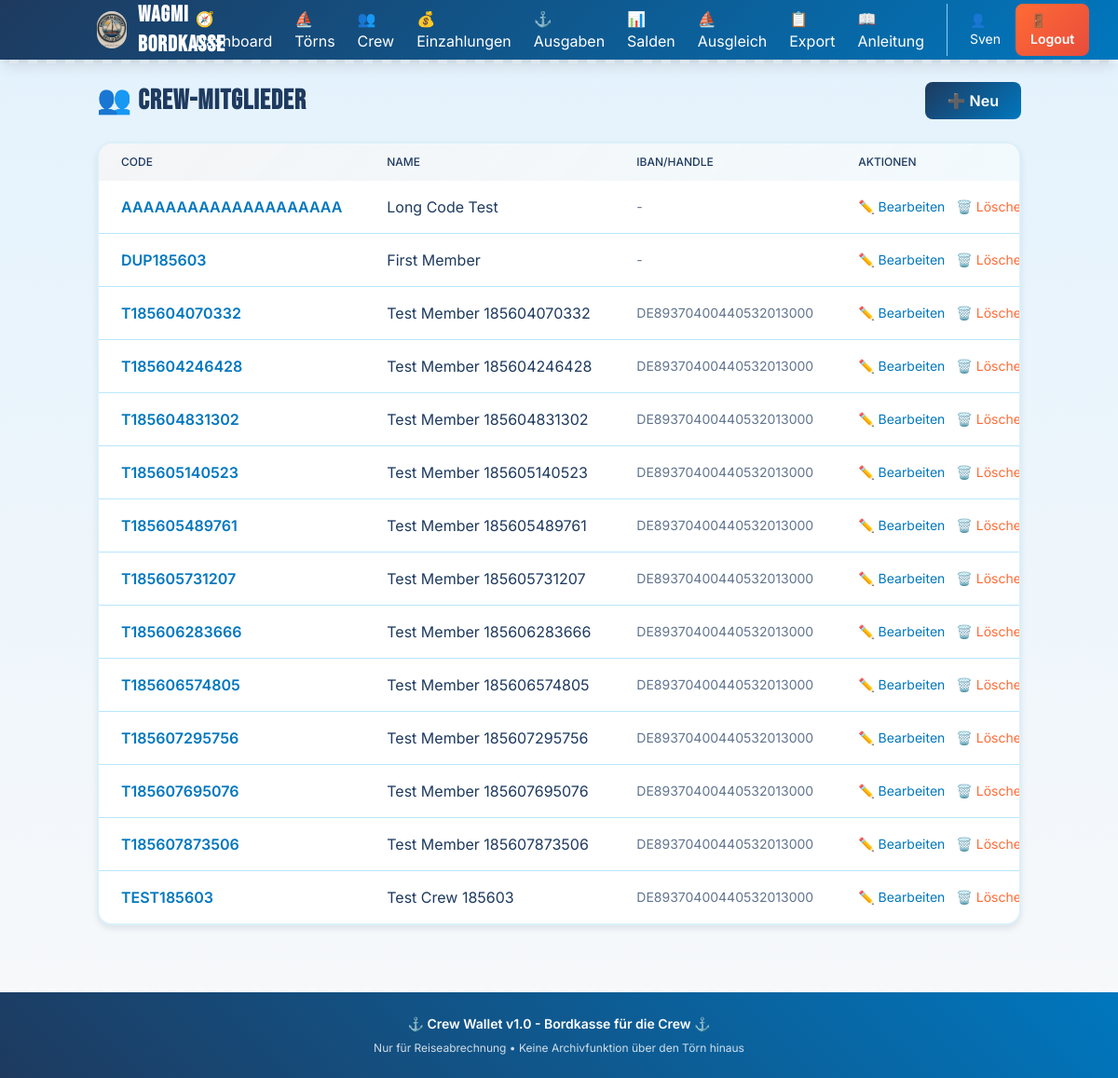
Page /crew (signed in) on the earlier database version.
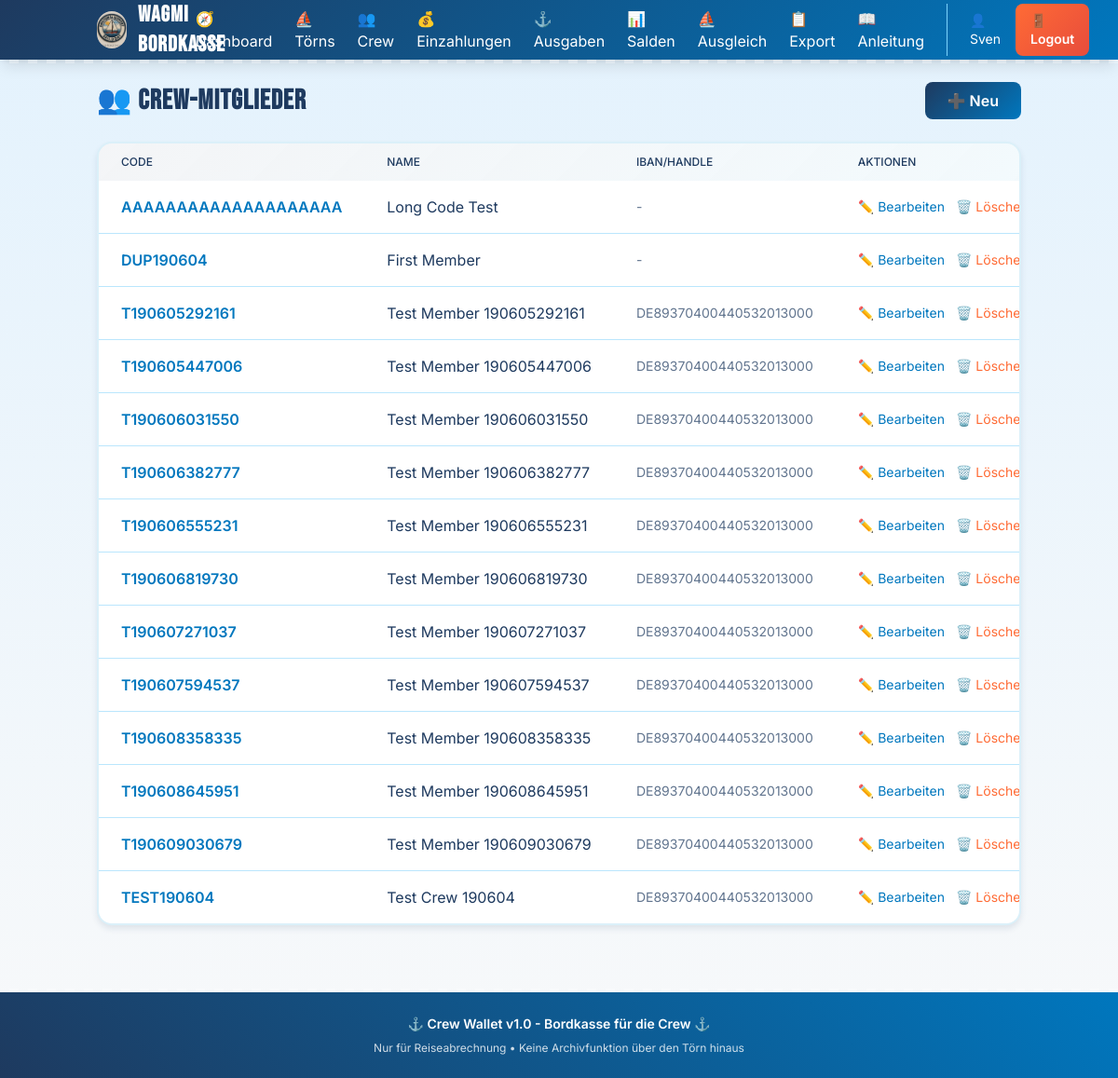
Same page on the later database version.
### models.py (models this page shows)
class CrewMember(Base):
    __tablename__ = "crew_members"
    __table_args__ = (
        UniqueConstraint('trip_id', 'code', name='uq_crew_trip_code'),
    )
    id = Column(Integer, primary_key=True, index=True)
    trip_id = Column(Integer, ForeignKey("trips.id"), nullable=False, index=True)
    code = Column(String(20), nullable=False, index=True)
    name = Column(String(100), nullable=False)
    iban_or_handle = Column(String(100), nullable=True)
    created_at = Column(DateTime, default=datetime.utcnow)
    trip = relationship("Trip", back_populates="crew_members")
    deposits = relationship("Deposit", back_populates="member", cascade="all, delete-orphan")
    paid_expenses = relationship("Expense", foreign_keys="Expense.payer_id", back_populates="payer")
    expense_participations = relationship("ExpenseParticipant", back_populates="member", cascade="all, delete-orphan")

### routers/crew.py (the view)
@router.get("", response_class=HTMLResponse)
async def list_crew(request: Request, db: Session = Depends(get_db)):
    active_trip = TripService.get_active_trip(db)
    if not active_trip:
        return RedirectResponse(url="/trips", status_code=303)
    crew_members = db.query(CrewMember).filter(CrewMember.trip_id == active_trip.id).order_by(CrewMember.code).all()
    return templates.TemplateResponse("crew_list.html", {
        "request": request,
        "crew_members": crew_members
    })

### templates/crew_list.html (shortened to what this page needs)
{% extends "layout.html" %}
{% block content %}
<div class="space-y-6">
    <div class="flex justify-between items-center">
        <h1 class="text-3xl font-bold maritime-header" style="color: var(--navy-deep);">👥 Crew-Mitglieder</h1>
        <a href="/crew/new" class="ocean-gradient text-white px-6 py-2 rounded-lg transition touch-action font-semibold">
            ➕ Neu
        </a>
    </div>
    <div class="bg-white porthole-card overflow-hidden">
        <div class="overflow-x-auto">
            <table class="min-w-full">
                <thead style="background: linear-gradient(135deg, rgba(30, 58, 95, 0.05) 0%, rgba(135, 206, 235, 0.1) 100%);">
                    <tr>
                        <th class="px-6 py-3 text-left text-xs font-medium uppercase" style="color: var(--navy-deep);">Code</th>
                        <th class="px-6 py-3 text-left text-xs font-medium uppercase" style="color: var(--navy-deep);">Name</th>
                        <th class="px-6 py-3 text-left text-xs font-medium uppercase" style="color: var(--navy-deep);">IBAN/Handle</th>
                        <th class="px-6 py-3 text-left text-xs font-medium uppercase" style="color: var(--navy-deep);">Aktionen</th>
                    </tr>
                </thead>
                <tbody class="divide-y divide-sky-200">
                    {% for member in crew_members %}
                    <tr>
                        <td class="px-6 py-4 whitespace-nowrap font-semibold" style="color: var(--ocean-blue);">{{ member.code }}</td>
                        <td class="px-6 py-4 whitespace-nowrap" style="color: var(--navy-deep);">{{ member.name }}</td>
                        <td class="px-6 py-4 whitespace-nowrap text-sm" style="color: var(--navy-deep); opacity: 0.7;">{{ member.iban_or_handle or '-' }}</td>
                        <td class="px-6 py-4 whitespace-nowrap text-sm space-x-2">
                            <a href="/crew/{{ member.id }}/edit" class="hover:underline touch-action" style="color: var(--ocean-blue);">✏️ Bearbeiten</a>
                            <form action="/crew/{{ member.id }}/delete" method="post" class="inline" onsubmit="return confirm('Wirklich löschen?')">
                                <button type="submit" class="hover:underline touch-action" style="color: var(--coral);">🗑️ Löschen</button>
                            </form>
                        </td>
                    </tr>
                    {% endfor %}
                </tbody>
            </table>
        </div>
    </div>
</div>
{% endblock %}

Differences in the rows shown:
removed CrewMember: code "DUP185603", name "First Member", iban_or_handle "-"
removed CrewMember: code "T185604070332", name "Test Member 185604070332", iban_or_handle "DE89370400440532013000"
removed CrewMember: code "T185604246428", name "Test Member 185604246428", iban_or_handle "DE89370400440532013000"
removed CrewMember: code "T185604831302", name "Test Member 185604831302", iban_or_handle "DE89370400440532013000"
removed CrewMember: code "T185605140523", name "Test Member 185605140523", iban_or_handle "DE89370400440532013000"
removed CrewMember: code "T185605489761", name "Test Member 185605489761", iban_or_handle "DE89370400440532013000"
removed CrewMember: code "T185605731207", name "Test Member 185605731207", iban_or_handle "DE89370400440532013000"
removed CrewMember: code "T185606283666", name "Test Member 185606283666", iban_or_handle "DE89370400440532013000"
removed CrewMember: code "T185606574805", name "Test Member 185606574805", iban_or_handle "DE89370400440532013000"
removed CrewMember: code "T185607295756", name "Test Member 185607295756", iban_or_handle "DE89370400440532013000"
removed CrewMember: code "T185607695076", name "Test Member 185607695076", iban_or_handle "DE89370400440532013000"
removed CrewMember: code "T185607873506", name "Test Member 185607873506", iban_or_handle "DE89370400440532013000"
removed CrewMember: code "TEST185603", name "Test Crew 185603", iban_or_handle "DE89370400440532013000"
now on this page (row edited): CrewMember: code "DUP190604", name "First Member", iban_or_handle "-"
now on this page (row edited): CrewMember: code "T190605292161", name "Test Member 190605292161", iban_or_handle "DE89370400440532013000"
now on this page (row edited): CrewMember: code "T190605447006", name "Test Member 190605447006", iban_or_handle "DE89370400440532013000"
now on this page (row edited): CrewMember: code "T190606031550", name "Test Member 190606031550", iban_or_handle "DE89370400440532013000"
now on this page (row edited): CrewMember: code "T190606382777", name "Test Member 190606382777", iban_or_handle "DE89370400440532013000"
now on this page (row edited): CrewMember: code "T190606555231", name "Test Member 190606555231", iban_or_handle "DE89370400440532013000"
now on this page (row edited): CrewMember: code "T190606819730", name "Test Member 190606819730", iban_or_handle "DE89370400440532013000"
now on this page (row edited): CrewMember: code "T190607271037", name "Test Member 190607271037", iban_or_handle "DE89370400440532013000"
now on this page (row edited): CrewMember: code "T190607594537", name "Test Member 190607594537", iban_or_handle "DE89370400440532013000"
now on this page (row edited): CrewMember: code "T190608358335", name "Test Member 190608358335", iban_or_handle "DE89370400440532013000"
now on this page (row edited): CrewMember: code "T190608645951", name "Test Member 190608645951", iban_or_handle "DE89370400440532013000"
now on this page (row edited): CrewMember: code "T190609030679", name "Test Member 190609030679", iban_or_handle "DE89370400440532013000"
now on this page (row edited): CrewMember: code "TEST190604", name "Test Crew 190604", iban_or_handle "DE89370400440532013000"
